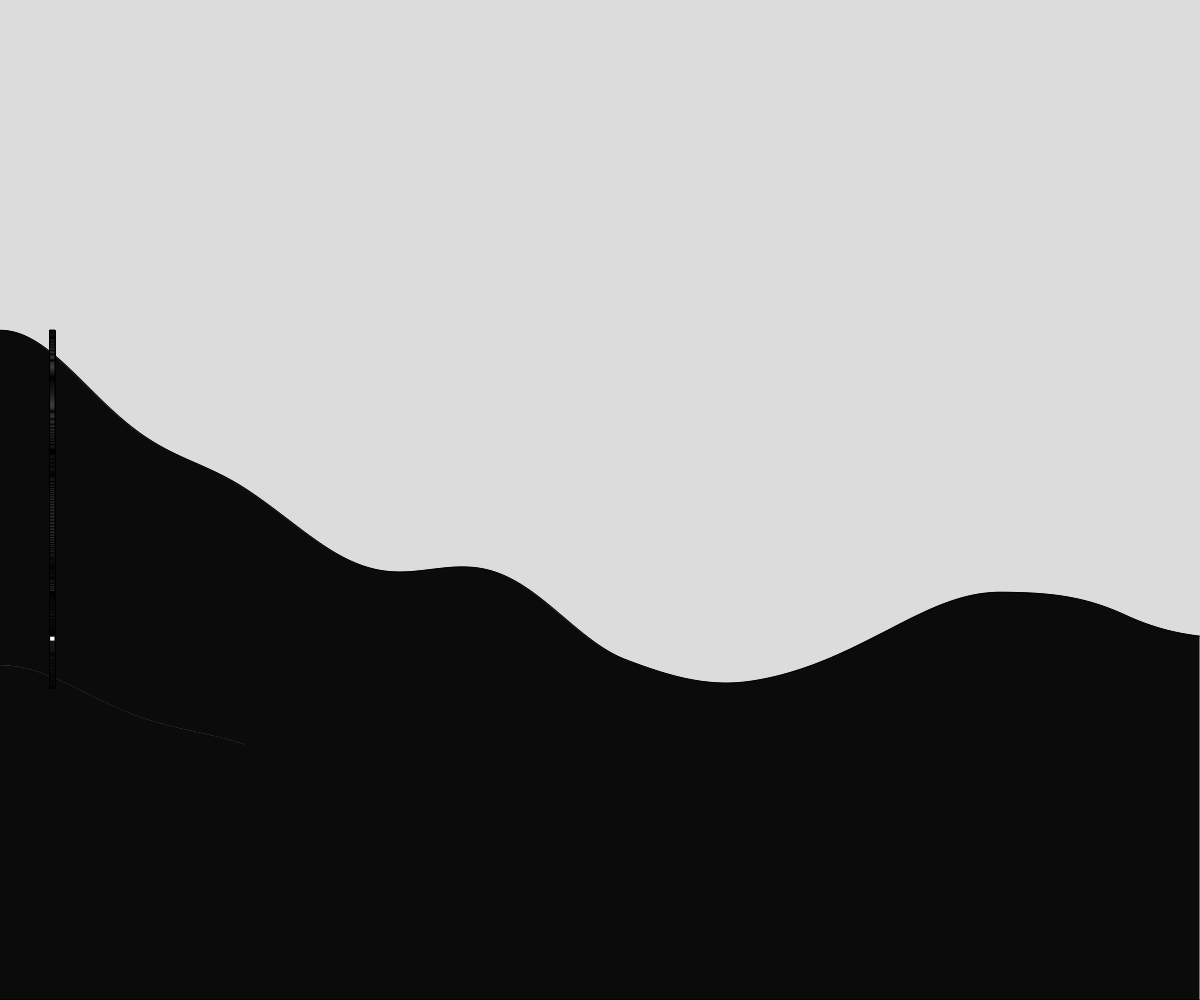
Frame 1 (no input)
Frame 60 (no input): identical to frame 1, image omitted
Frame 120 (the mouse pressed at the canvas centre since frame 60): identical to frame 1, image omitted

The p5.js sketch that drew this single still picture (run headless with seeded random() and noise() and a simulated clock; from frame 60 on, the mouse is pressed at the canvas centre):

// p5.js sketch
// ── sketch.js
// terrain gen
//oct 23

let terrain = [];
let xOFFset = 0;

function setup() {
  createCanvas(windowWidth, windowHeight);
  spawnRectangles();
}

function draw() {
  background(220);
  if (keyIsDown(RIGHT_ARROW)){
    if (xOFFset + width < terrain.length - 100){
      xOFFset += 100;
    }
  }

  if(keyIsDown(LEFT_ARROW)){
    if (xOFFset > 5){
      xOFFset -= 100;
    }
  }
  
  displayRectangles();
  moveCharacter();
}

function spawnRectangles(){
  let time = 0;
  for (let x = 0; x < 10000; x++){
    let h = noise(time) * height;
    let thisRect = {
      x: x,
      height: h,
    };
    terrain.push(thisRect);
    time += 0.001;
  }
}

function displayRectangles(){
  for(let i = xOFFset; i < width + xOFFset; i ++){
    rect(terrain[i].x - xOFFset, height - terrain[i].height, 1, terrain[i].height);
  }
}

function moveCharacter(){
  rectMode(BOTTOM);
  for(let i = xOFFset; i < width + xOFFset; i ++){
    rect(50, height - terrain[i].height, 5, 5);
  }
}
